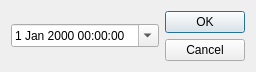
<?xml version="1.0" encoding="UTF-8"?>
<ui version="4.0">
 <class>DateTimeDialog</class>
 <widget class="QDialog" name="DateTimeDialog">
  <property name="geometry">
   <rect>
    <x>0</x>
    <y>0</y>
    <width>256</width>
    <height>70</height>
   </rect>
  </property>
  <property name="windowTitle">
   <string>部署时间</string>
  </property>
  <property name="modal">
   <bool>false</bool>
  </property>
  <layout class="QHBoxLayout" name="horizontalLayout">
   <item>
    <widget class="QDateTimeEdit" name="dateTimeEdit">
     <property name="buttonSymbols">
      <enum>QAbstractSpinBox::ButtonSymbols::NoButtons</enum>
     </property>
     <property name="calendarPopup">
      <bool>true</bool>
     </property>
    </widget>
   </item>
   <item>
    <widget class="QDialogButtonBox" name="buttonBox">
     <property name="orientation">
      <enum>Qt::Orientation::Vertical</enum>
     </property>
     <property name="standardButtons">
      <set>QDialogButtonBox::StandardButton::Cancel|QDialogButtonBox::StandardButton::Ok</set>
     </property>
    </widget>
   </item>
  </layout>
 </widget>
 <resources/>
 <connections>
  <connection>
   <sender>buttonBox</sender>
   <signal>accepted()</signal>
   <receiver>DateTimeDialog</receiver>
   <slot>accept()</slot>
   <hints>
    <hint type="sourcelabel">
     <x>248</x>
     <y>254</y>
    </hint>
    <hint type="destinationlabel">
     <x>157</x>
     <y>274</y>
    </hint>
   </hints>
  </connection>
  <connection>
   <sender>buttonBox</sender>
   <signal>rejected()</signal>
   <receiver>DateTimeDialog</receiver>
   <slot>reject()</slot>
   <hints>
    <hint type="sourcelabel">
     <x>316</x>
     <y>260</y>
    </hint>
    <hint type="destinationlabel">
     <x>286</x>
     <y>274</y>
    </hint>
   </hints>
  </connection>
 </connections>
</ui>
